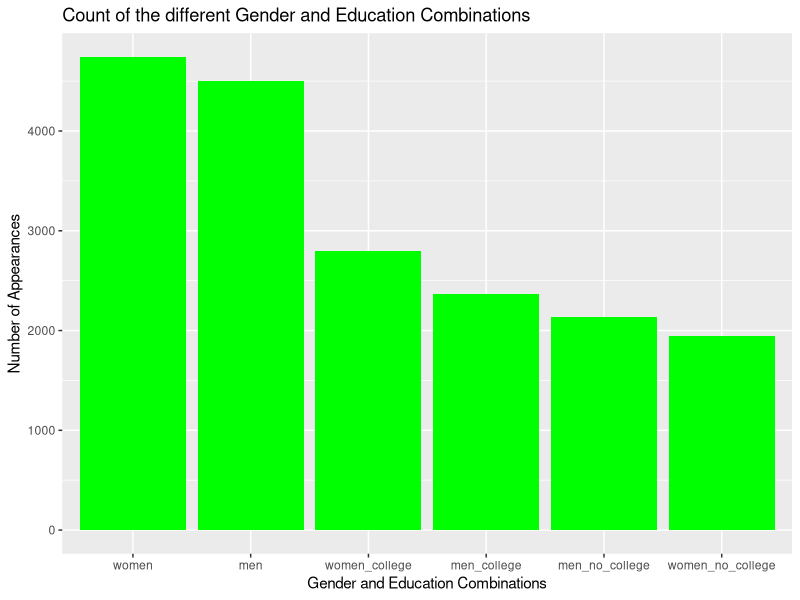
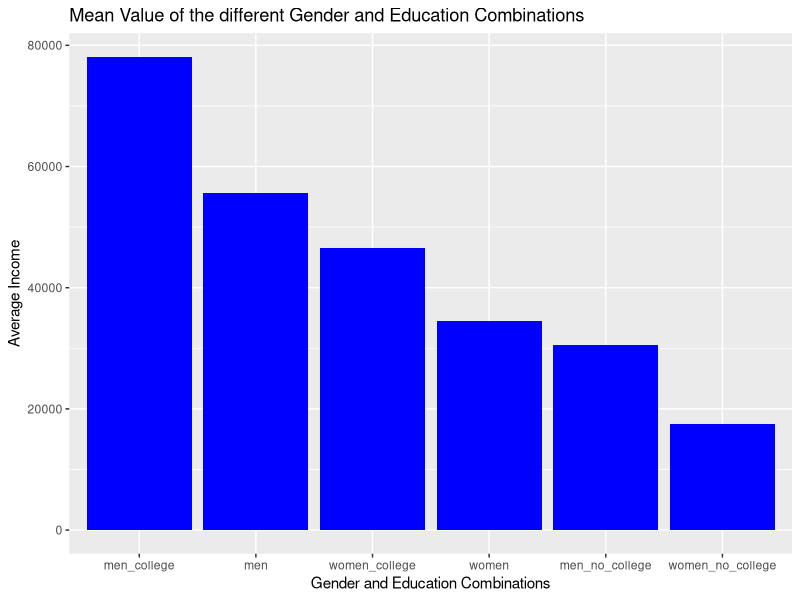
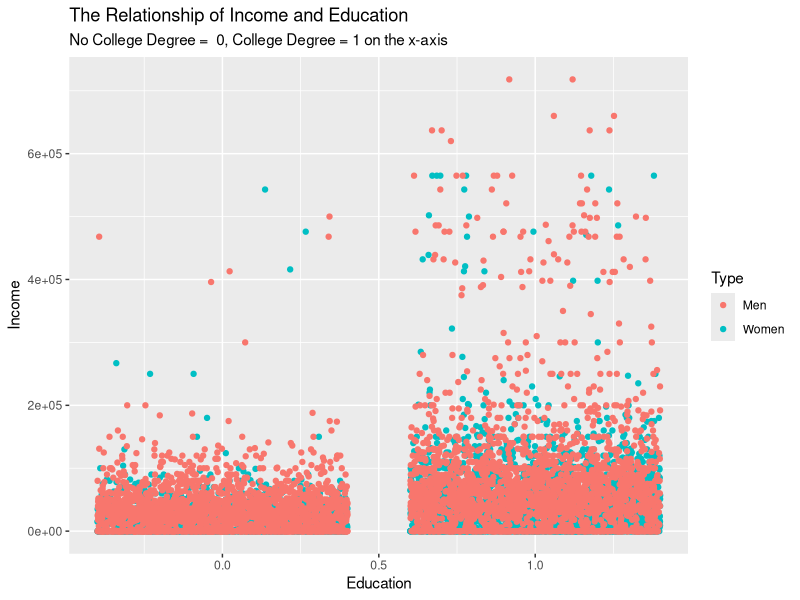
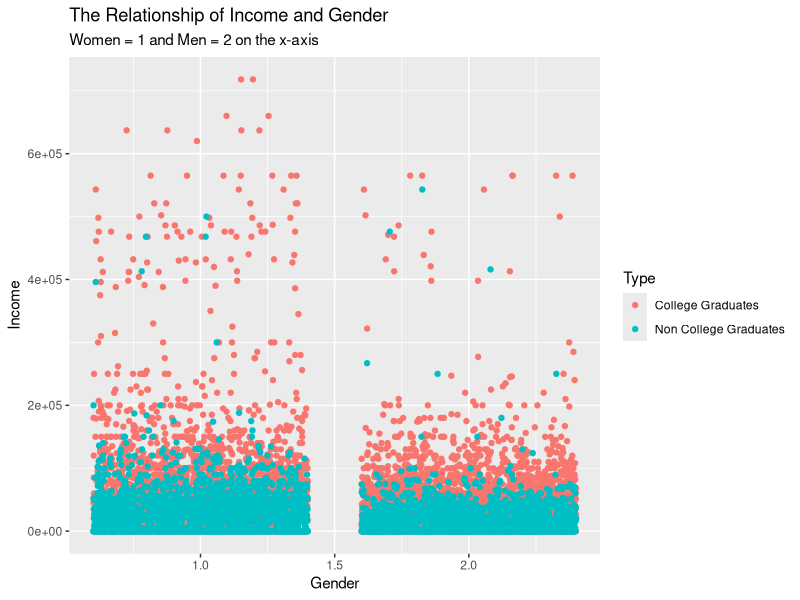
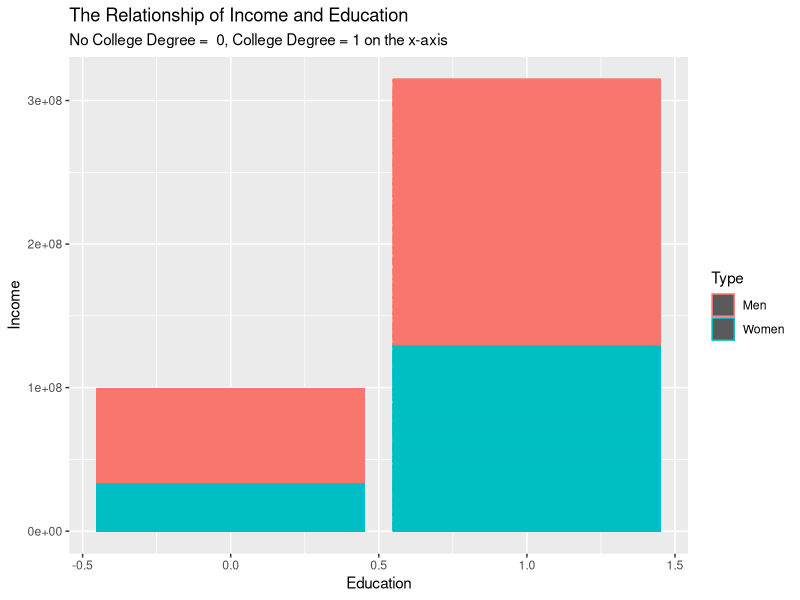
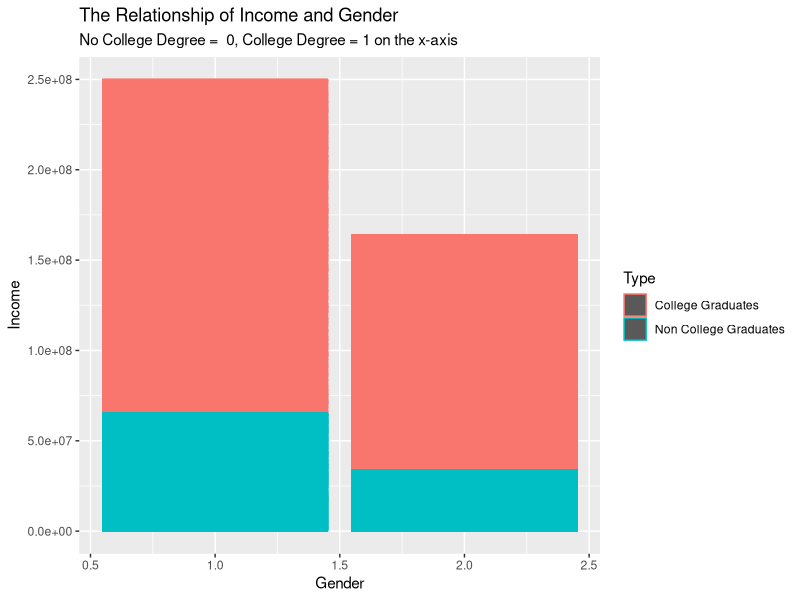
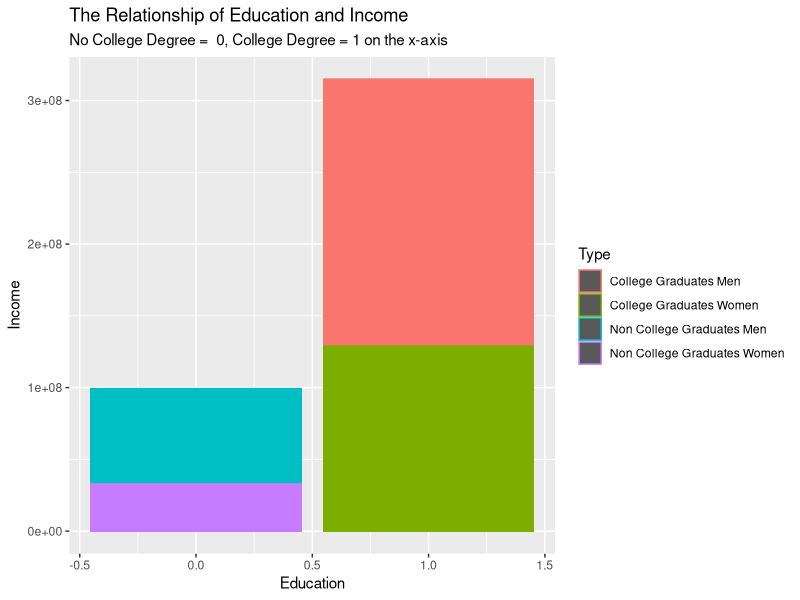

Reproduce these figures in R, in order.
## ---- chunk 1
library(tidyverse)
library(ggplot2)
library(dplyr)
## ---- chunk 2
df_raw <- read.csv("ACS.csv", row.names = NULL, sep = ";")
head(df_raw) 

## ---- chunk 3
# because the last four columns do not contain any information, and the ID numbers of the people are irrelevant to us, I will delete these 5 columns
df <- df_raw %>% select(-X, -X.1, -X.2, -X.3, -CBSERIAL)

# view(df)
head(df)
## ---- chunk 4

mean_general <- mean(df$INCWAGE)
print(mean_general)

median_general <- median(df$INCWAGE)
print(median_general)


# Since there is no mode function, we have to create one ourselves:

df_INCWAGE <- df[['INCWAGE']]


mode <- function(column_name) {
   unique_n <- unique(column_name)
   unique_n[which.max(tabulate(match(column_name, unique_n)))]
}

mode(df_INCWAGE)

# As we can see down below, the most frquent Income overall is O. But lets look at the mode of the Income without 0, as this doesn't tell us much.

df_INCWAGE_new <- df %>% filter(INCWAGE >= 1 )
  
df_INCWAGE_new <- df_INCWAGE_new[['INCWAGE']] 

mode(df_INCWAGE_new)
# As we can see, other than 0, the second most frequent Income is 40 000.

## ---- chunk 5
count_women <- sum(df$SEX == "2")
  
print(count_women)  
## ---- chunk 6
count_men <- sum(df$SEX == "1")
  
print(count_men)  
## ---- chunk 7
count_women_college <- sum(df$SEX == "2" & df$COLLEGE == "1")
  
print(count_women_college)  
## ---- chunk 8
count_men_college <- sum(df$SEX == "1" & df$COLLEGE == "1")
  
print(count_men_college)  
## ---- chunk 9
count_men_no_college <- sum(df$SEX == "1" & df$COLLEGE == "0")
  
print(count_men_no_college)  
## ---- chunk 10
count_women_no_college <- sum(df$SEX == "2" & df$COLLEGE == "0")
  
print(count_women_no_college)  
## ---- chunk 11

df_count <- data.frame(
  labels = c("women", "men", "women_college", "men_college", "men_no_college", "women_no_college"),
  values = c(count_women, count_men, count_women_college, count_men_college, count_men_no_college, count_women_no_college)
)

# head(df_test)

count_plot <- ggplot(df_count, aes(x = reorder(labels, -values), y = values)) + geom_bar(stat = "identity", fill = "green") + labs(title = "Count of the different Gender and Education Combinations",  y = "Number of Appearances", x = "Gender and Education Combinations")
                                        
count_plot                                        

## ---- chunk 12

df_college <- df %>% filter(COLLEGE == 1)
mean_college <- mean(df_college$INCWAGE)
mean_college
## ---- chunk 13

df_no_college <- df %>% filter(COLLEGE == 0)

mean_no_college <- mean(df_no_college$INCWAGE)
mean_no_college
## ---- chunk 14

# Since the SEX column is a bit cryptic, we will assume that women = 1 and men = 2.

df_women <- df %>% filter(SEX == 2)

mean_women <- mean(df_women$INCWAGE)

head(df_women)


## ---- chunk 15

df_men <- df %>% filter(SEX == 1)
mean_men <- mean(df_men$INCWAGE)
head(df_men)

## ---- chunk 16

# average income of WOMEN with a college degree
df_women_college <- df %>% filter((SEX) == 2) %>% filter(COLLEGE == 1)

mean_college_women <- mean(df_women_college$INCWAGE)
mean_college_women
## ---- chunk 17
# average income of WOMEN without a college degree

df_women_no_college <- df_women %>% filter(COLLEGE == 0)
mean_women_no_college <- mean(df_women_no_college$INCWAGE)
mean_women_no_college
## ---- chunk 18
# average income of MEN with a college degree
df_men_college <- df %>% filter((SEX) == 1) %>% filter(COLLEGE == 1)

mean_men_college <- mean(df_men_college$INCWAGE)
mean_men_college
## ---- chunk 19
# Lets look at the average income of men without college degrees:

df_men_no_college <- df_men %>% filter(COLLEGE == 0)
mean_men_no_college <- mean(df_men_no_college$INCWAGE)
mean_men_no_college
## ---- chunk 20

df_mean <- data.frame(
  labels = c("women", "men", "women_college", "men_college", "men_no_college", "women_no_college"),
  values = c(mean_women, mean_men, mean_college_women, mean_men_college, mean_men_no_college, mean_women_no_college)
)

# head(df_mean)

mean_plot <- ggplot(df_mean, aes(x = reorder(labels, -values), y = values)) + geom_bar(stat = "identity", fill = "blue") + labs(title = "Mean Value of the different Gender and Education Combinations" ,  y = "Average Income", x = "Gender and Education Combinations")

mean_plot

## ---- chunk 21

mlr_model <- lm(INCWAGE ~ SEX + COLLEGE, data = df)
summary(mlr_model)

## ---- chunk 22
summary(mlr_model)$r.squared
## ---- chunk 23

df_scatter <- df_women %>% mutate(Type = "Women") %>% bind_rows(df_men %>% mutate(Type = "Men"))

plot_scatter <- df_scatter %>% ggplot(aes(COLLEGE, INCWAGE, color = Type)) + geom_point(position = "jitter") + labs(title = "The Relationship of Income and Education", subtitle = "No College Degree =  0, College Degree = 1 on the x-axis ", x = "Education", y = "Income")

plot_scatter

## ---- chunk 24

df_scatter_2 <- df_college %>% mutate(Type = "College Graduates") %>% bind_rows(df_no_college %>% mutate(Type = "Non College Graduates"))

plot_scatter_2 <- df_scatter_2 %>% ggplot(aes(SEX, INCWAGE, color = Type)) + geom_point(position = "jitter") + labs(title = "The Relationship of Income and Gender", subtitle = "Women = 1 and Men = 2 on the x-axis", x = "Gender", y = "Income")

plot_scatter_2

## ---- chunk 25
df_bar <- df_women %>% mutate(Type = "Women") %>% bind_rows(df_men %>% mutate(Type = "Men"))

plot_bar <- df_bar %>% ggplot(aes(COLLEGE, INCWAGE, color = Type)) + geom_col() + labs(title = "The Relationship of Income and Education", subtitle = "No College Degree =  0, College Degree = 1 on the x-axis ", x = "Education", y = "Income")

plot_bar
## ---- chunk 26
df_bar_2 <- df_college %>% mutate(Type = "College Graduates") %>% bind_rows(df_no_college %>% mutate(Type = "Non College Graduates")) 

plot_bar_2 <- df_bar_2 %>% ggplot(aes(SEX, INCWAGE, color = Type)) + geom_col() + labs(title = "The Relationship of Income and Gender", subtitle = "No College Degree =  0, College Degree = 1 on the x-axis ", x = "Gender", y = "Income")

plot_bar_2
## ---- chunk 27
df_mega <- df_women_no_college %>% mutate(Type = "Non College Graduates Women") %>% bind_rows(df_women_college %>% mutate(Type = "College Graduates Women") , df_men_no_college %>% mutate(Type = "Non College Graduates Men"), df_men_college %>% mutate(Type = "College Graduates Men "))
  
mega_plot <-  df_mega %>% ggplot(aes(COLLEGE, INCWAGE, color = Type)) + geom_bar(stat = "identity") + labs(title = "The Relationship of Education and Income", subtitle = "No College Degree =  0, College Degree = 1 on the x-axis ", x = "Education", y = "Income")

mega_plot

